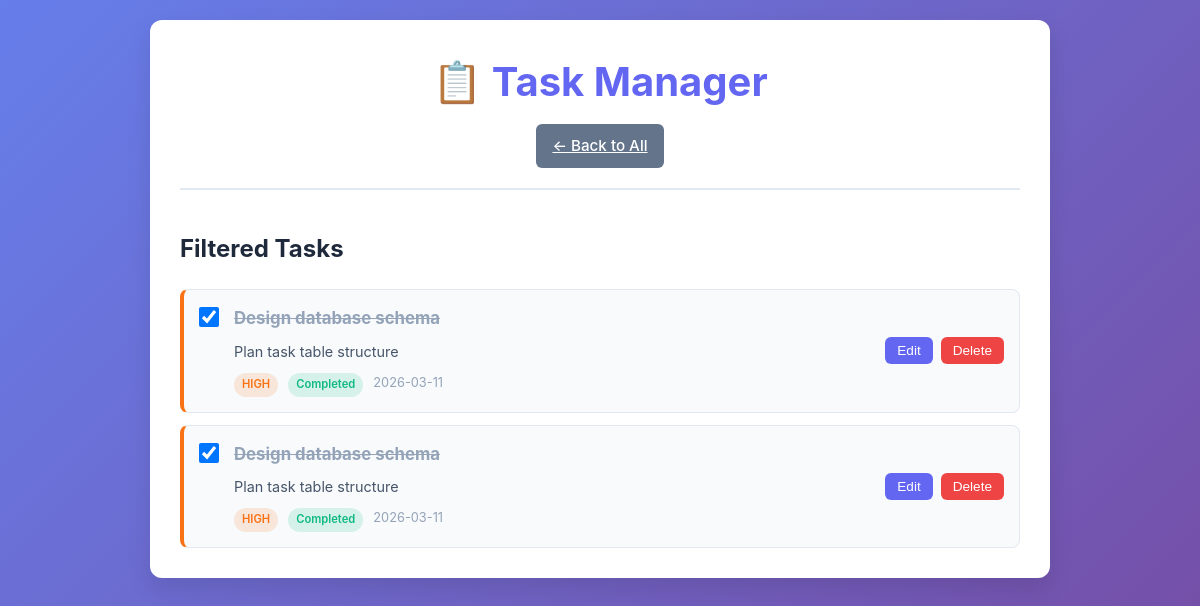
Page /completed on the committed database.
### tables this page shows
CREATE TABLE tasks (
                id TEXT PRIMARY KEY,
                title TEXT NOT NULL,
                description TEXT,
                priority TEXT NOT NULL,
                status TEXT NOT NULL,
                created_at TEXT NOT NULL,
                completed_at TEXT,
                completed INTEGER DEFAULT 0,
                tags TEXT,
                CONSTRAINT valid_priority CHECK (priority IN ('low', 'medium', 'high', 'critical'))
            );

### task_manager/app.py (the view)
@app.route('/completed')
def completed_tasks():
    db = get_db()
    tasks = db.load_all_tasks()
    completed = [t for t in tasks.values() if t.completed]
    completed.sort(key=lambda t: t.completed_at, reverse=True)
    db.close()
    return render_template('tasks_list.html', tasks=completed, active_filter='completed')

### task_manager/app.py (called while the page is built)
def get_db():
    db = TaskDatabase()
    return db

### task_manager/database.py (called while the page is built)
    def connect(self):
        self.connection = sqlite3.connect(self.db_path, check_same_thread=False)
        self.connection.row_factory = sqlite3.Row

    def create_schema(self):
        cursor = self.connection.cursor()
        cursor.execute("""
            CREATE TABLE IF NOT EXISTS tasks (
                id TEXT PRIMARY KEY,
                title TEXT NOT NULL,
                description TEXT,
                priority TEXT NOT NULL,
                status TEXT NOT NULL,
                created_at TEXT NOT NULL,
                completed_at TEXT,
                completed INTEGER DEFAULT 0,
                tags TEXT,
                CONSTRAINT valid_priority CHECK (priority IN ('low', 'medium', 'high', 'critical'))
            )
        """)
        self.connection.commit()

    def load_all_tasks(self) -> Dict[str, Task]:
        cursor = self.connection.cursor()
        cursor.execute("SELECT * FROM tasks")
        rows = cursor.fetchall()
        tasks = {}
        for row in rows:
            task = self._row_to_task(row)
            tasks[task.id] = task
        return tasks

    def _row_to_task(self, row: sqlite3.Row) -> Task:
        tags = json.loads(row['tags']) if row['tags'] else []
        return Task(
            id=row['id'],
            title=row['title'],
            description=row['description'] or "",
            priority=row['priority'],
            status=row['status'],
            created_at=row['created_at'],
            completed_at=row['completed_at'],
            completed=bool(row['completed']),
            tags=tags
        )

    def close(self):
        if self.connection:
            self.connection.close()

### task_manager/task.py (called while the page is built)
    def __post_init__(self):
        valid_priorities = ("low", "medium", "high", "critical")
        if self.priority not in valid_priorities:
            raise ValueError(f"Priority must be one of {valid_priorities}")

### task_manager/templates/tasks_list.html (shortened to what this page needs)
<!DOCTYPE html>
<html lang="en">
<head>
    <link rel="stylesheet" href="{{ url_for('static', filename='style.css') }}">
</head>
<body>
    <div class="container">
        <header class="header">
            <h1>📋 Task Manager</h1>
            <a href="/" class="btn btn-secondary">← Back to All</a>
        </header>
        <div class="tasks-section">
            <h2>Filtered Tasks</h2>
            <div id="tasksList" class="tasks-list">
                {% if tasks %}
                    {% for task in tasks %}
                        <div class="task-item priority-{{ task.priority }}" data-task-id="{{ task.id }}">
                            <div class="task-header">
                                <input type="checkbox" class="task-checkbox"
                                    {% if task.completed %}checked{% endif %}
                                    onchange="toggleTask('{{ task.id }}')">
                                <div class="task-info">
                                    <h3 class="task-title {% if task.completed %}completed{% endif %}">{{ task.title }}</h3>
                                    <p class="task-description">{{ task.description }}</p>
                                    <div class="task-meta">
                                        <span class="task-priority priority-{{ task.priority }}">{{ task.priority | upper }}</span>
                                        <span class="task-status {% if task.completed %}completed{% else %}pending{% endif %}">
                                            {{ 'Completed' if task.completed else 'Pending' }}
                                        </span>
                                        <span class="task-date">{{ task.created_at[:10] }}</span>
                                    </div>
                                </div>
                            </div>
                            <div class="task-actions">
                                <button class="btn btn-sm btn-edit" onclick="editTaskModal('{{ task.id }}', '{{ task.title }}', '{{ task.description }}', '{{ task.priority }}')">Edit</button>
                                <button class="btn btn-sm btn-delete" onclick="deleteTask('{{ task.id }}')">Delete</button>
                            </div>
                        </div>
                    {% endfor %}
                {% else %}
                    <p class="no-tasks">No tasks found. ✨</p>
                {% endif %}
            </div>
        </div>
    </div>
</body>
</html>

### task_manager/static/style.css (style rules this page uses)
:root { --primary-color: #6366f1; --secondary-color: #64748b; --success-color: #10b981; --danger-color: #ef4444; --warning-color: #f59e0b; --critical-color: #dc2626; --high-color: #f97316; --medium-color: #eab308; --low-color: #06b6d4; --bg-primary: #ffffff; --bg-secondary: #f8fafc; --bg-tertiary: #e2e8f0; --text-primary: #1e293b; --text-secondary: #475569; --text-tertiary: #94a3b8; --border-color: #e2e8f0; --shadow: 0 1px 3px rgba(0, 0, 0, 0.1); --shadow-lg: 0 10px 25px rgba(0, 0, 0, 0.1); }
* { margin: 0; padding: 0; box-sizing: border-box; }
body { font-family: -apple-system, BlinkMacSystemFont, 'Segoe UI', 'Roboto', 'Oxygen', 'Ubuntu', 'Cantarell', 'Fira Sans', 'Droid Sans', 'Helvetica Neue', sans-serif; background: linear-gradient(135deg, #667eea 0%, #764ba2 100%); color: var(--text-primary); line-height: 1.6; min-height: 100vh; padding: 20px; }
.container { max-width: 900px; margin: 0 auto; background: var(--bg-primary); border-radius: 12px; box-shadow: var(--shadow-lg); padding: 30px; }
.header { text-align: center; margin-bottom: 40px; border-bottom: 2px solid var(--border-color); padding-bottom: 20px; }
.header h1 { font-size: 2.5rem; color: var(--primary-color); margin-bottom: 10px; }
.btn { padding: 10px 16px; border: none; border-radius: 6px; font-size: 0.95rem; font-weight: 500; cursor: pointer; transition: all 0.3s ease; display: inline-block; }
.btn-secondary { background: var(--secondary-color); color: white; }
.btn-edit { background: var(--primary-color); color: white; }
.btn-delete { background: var(--danger-color); color: white; }
.btn-sm { padding: 6px 12px; font-size: 0.85rem; }
.tasks-section h2 { margin-bottom: 20px; color: var(--text-primary); }
.tasks-list { display: flex; flex-direction: column; gap: 12px; }
.task-item { background: var(--bg-secondary); border: 1px solid var(--border-color); border-radius: 8px; padding: 15px; display: flex; justify-content: space-between; align-items: center; gap: 15px; transition: all 0.3s ease; border-left: 4px solid var(--primary-color); }
.task-item.priority-high { border-left-color: var(--high-color); }
.task-header { display: flex; gap: 15px; flex: 1; }
.task-checkbox { width: 20px; height: 20px; cursor: pointer; flex-shrink: 0; margin-top: 2px; }
.task-info { flex: 1; }
.task-title { margin: 0 0 8px 0; font-size: 1.05rem; color: var(--text-primary); transition: all 0.3s ease; }
.task-title.completed { text-decoration: line-through; color: var(--text-tertiary); }
.task-description { color: var(--text-secondary); font-size: 0.9rem; margin: 0 0 10px 0; }
.task-meta { display: flex; gap: 10px; flex-wrap: wrap; }
.task-priority { display: inline-block; padding: 3px 8px; border-radius: 12px; font-size: 0.7rem; font-weight: 600; }
.task-priority.priority-high { background: rgba(249, 115, 22, 0.15); color: var(--high-color); }
.task-status { display: inline-block; padding: 3px 8px; border-radius: 12px; font-size: 0.7rem; font-weight: 600; background: rgba(100, 116, 139, 0.15); color: var(--text-secondary); }
.task-status.completed { background: rgba(16, 185, 129, 0.15); color: var(--success-color); }
.task-date { font-size: 0.8rem; color: var(--text-tertiary); }
.task-actions { display: flex; gap: 8px; flex-shrink: 0; }

### rows in the picture
tasks: completed "☑", title "Design database schema", description "Plan task table structure", priority "HIGH", completed "Completed", created_at "2026-03-11"
tasks: completed "☑", title "Design database schema", description "Plan task table structure", priority "HIGH", completed "Completed", created_at "2026-03-11"
